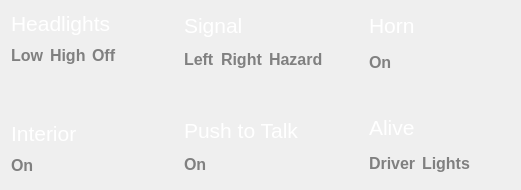
       <widget class="QWidget" name="block0" native="true">
        <property name="sizePolicy">
         <sizepolicy hsizetype="Preferred" vsizetype="Fixed">
          <horstretch>0</horstretch>
          <verstretch>0</verstretch>
         </sizepolicy>
        </property>
        <property name="minimumSize">
         <size>
          <width>0</width>
          <height>190</height>
         </size>
        </property>
        <property name="maximumSize">
         <size>
          <width>16777215</width>
          <height>1000</height>
         </size>
        </property>
        <property name="styleSheet">
         <string notr="true">QWidget#block0{
background-color: rgba(85, 87, 83,160);
border-radius: 10px;
}</string>
        </property>
        <layout class="QHBoxLayout" name="horizontalLayout_15">
         <item>
          <layout class="QHBoxLayout" name="horizontalLayout">
           <item>
            <layout class="QVBoxLayout" name="verticalLayout_2">
             <item>
              <layout class="QHBoxLayout" name="horizontalLayout_18">
               <item>
                <widget class="QLabel" name="headightsLabel">
                 <property name="font">
                  <font>
                   <pointsize>11</pointsize>
                  </font>
                 </property>
                 <property name="styleSheet">
                  <string notr="true">color: white;</string>
                 </property>
                 <property name="text">
                  <string>&lt;html&gt;&lt;head/&gt;&lt;body&gt;&lt;p&gt;&lt;span style=&quot; font-size:16pt; &quot;&gt;Headlights &lt;/span&gt;&lt;/p&gt;&lt;/body&gt;&lt;/html&gt;</string>
                 </property>
                </widget>
               </item>
              </layout>
             </item>
             <item>
              <layout class="QHBoxLayout" name="horizontalLayout_2">
               <item>
                <widget class="QLabel" name="lowHeadlightsLabel">
                 <property name="font">
                  <font>
                   <pointsize>9</pointsize>
                  </font>
                 </property>
                 <property name="styleSheet">
                  <string notr="true">color: grey;
</string>
                 </property>
                 <property name="text">
                  <string>&lt;html&gt;&lt;head/&gt;&lt;body&gt;&lt;p&gt;&lt;span style=&quot; font-size:12pt; font-weight:600;&quot;&gt;Low&lt;/span&gt;&lt;/p&gt;&lt;/body&gt;&lt;/html&gt;</string>
                 </property>
                </widget>
               </item>
               <item>
                <widget class="QLabel" name="highHeadlightsLabel">
                 <property name="font">
                  <font>
                   <pointsize>9</pointsize>
                  </font>
                 </property>
                 <property name="styleSheet">
                  <string notr="true">color: grey;</string>
                 </property>
                 <property name="text">
                  <string>&lt;html&gt;&lt;head/&gt;&lt;body&gt;&lt;p&gt;&lt;span style=&quot; font-size:12pt; font-weight:600;&quot;&gt;High&lt;/span&gt;&lt;/p&gt;&lt;/body&gt;&lt;/html&gt;</string>
                 </property>
                </widget>
               </item>
               <item>
                <widget class="QLabel" name="lightsOff">
                 <property name="styleSheet">
                  <string notr="true">color: grey;</string>
                 </property>
                 <property name="text">
                  <string>&lt;html&gt;&lt;head/&gt;&lt;body&gt;&lt;p&gt;&lt;span style=&quot; font-size:12pt; font-weight:600;&quot;&gt;Off&lt;/span&gt;&lt;/p&gt;&lt;/body&gt;&lt;/html&gt;</string>
                 </property>
                </widget>
               </item>
               <item>
                <spacer name="horizontalSpacer_2">
                 <property name="orientation">
                  <enum>Qt::Horizontal</enum>
                 </property>
                 <property name="sizeType">
                  <enum>QSizePolicy::Fixed</enum>
                 </property>
                 <property name="sizeHint" stdset="0">
                  <size>
                   <width>61</width>
                   <height>20</height>
                  </size>
                 </property>
                </spacer>
               </item>
              </layout>
             </item>
             <item>
              <layout class="QHBoxLayout" name="horizontalLayout_17">
               <item>
                <widget class="QLabel" name="lowBeamLabel">
                 <property name="sizePolicy">
                  <sizepolicy hsizetype="Fixed" vsizetype="Fixed">
                   <horstretch>200</horstretch>
                   <verstretch>0</verstretch>
                  </sizepolicy>
                 </property>
                 <property name="minimumSize">
                  <size>
                   <width>40</width>
                   <height>40</height>
                  </size>
                 </property>
                 <property name="styleSheet">
                  <string notr="true">image: url(:/Resources/LowHeadlightOff.png);</string>
                 </property>
                 <property name="text">
                  <string/>
                 </property>
                </widget>
               </item>
               <item>
                <widget class="QLabel" name="highBeamlabel">
                 <property name="minimumSize">
                  <size>
                   <width>40</width>
                   <height>40</height>
                  </size>
                 </property>
                 <property name="styleSheet">
                  <string notr="true">image: url(:/Resources/HighHeadlightOff.png);</string>
                 </property>
                 <property name="text">
                  <string/>
                 </property>
                </widget>
               </item>
               <item>
                <spacer name="horizontalSpacer_8">
                 <property name="orientation">
                  <enum>Qt::Horizontal</enum>
                 </property>
                 <property name="sizeHint" stdset="0">
                  <size>
                   <width>40</width>
                   <height>20</height>
                  </size>
                 </property>
                </spacer>
               </item>
              </layout>
             </item>
             <item>
              <layout class="QHBoxLayout" name="horizontalLayout_24">
               <item>
                <widget class="QLabel" name="interiorLabel">
                 <property name="font">
                  <font>
                   <pointsize>11</pointsize>
                  </font>
                 </property>
                 <property name="styleSheet">
                  <string notr="true">color: white;</string>
                 </property>
                 <property name="text">
                  <string>&lt;html&gt;&lt;head/&gt;&lt;body&gt;&lt;p&gt;&lt;span style=&quot; font-size:16pt; &quot;&gt;Interior&lt;/span&gt;&lt;/p&gt;&lt;/body&gt;&lt;/html&gt;</string>
                 </property>
                </widget>
               </item>
              </layout>
             </item>
             <item>
              <layout class="QHBoxLayout" name="horizontalLayout_6">
               <item>
                <widget class="QLabel" name="interiorOnLabel">
                 <property name="font">
                  <font>
                   <pointsize>9</pointsize>
                  </font>
                 </property>
                 <property name="styleSheet">
                  <string notr="true">color: grey;</string>
                 </property>
                 <property name="text">
                  <string>&lt;html&gt;&lt;head/&gt;&lt;body&gt;&lt;p&gt;&lt;span style=&quot; font-size:12pt; font-weight:600;&quot;&gt;On&lt;/span&gt;&lt;/p&gt;&lt;/body&gt;&lt;/html&gt;</string>
                 </property>
                </widget>
               </item>
               <item>
                <spacer name="horizontalSpacer_22">
                 <property name="orientation">
                  <enum>Qt::Horizontal</enum>
                 </property>
                 <property name="sizeHint" stdset="0">
                  <size>
                   <width>40</width>
                   <height>20</height>
                  </size>
                 </property>
                </spacer>
               </item>
              </layout>
             </item>
            </layout>
           </item>
           <item>
            <layout class="QVBoxLayout" name="verticalLayout_3">
             <item>
              <layout class="QHBoxLayout" name="horizontalLayout_20">
               <item>
                <widget class="QLabel" name="signalLabel">
                 <property name="font">
                  <font>
                   <pointsize>11</pointsize>
                  </font>
                 </property>
                 <property name="styleSheet">
                  <string notr="true">color: white;
</string>
                 </property>
                 <property name="text">
                  <string>&lt;html&gt;&lt;head/&gt;&lt;body&gt;&lt;p&gt;&lt;span style=&quot; font-size:16pt; &quot;&gt;Signal&lt;/span&gt;&lt;/p&gt;&lt;/body&gt;&lt;/html&gt;</string>
                 </property>
                </widget>
               </item>
              </layout>
             </item>
             <item>
              <layout class="QHBoxLayout" name="horizontalLayout_7">
               <item>
                <widget class="QLabel" name="leftSignalLabel">
                 <property name="font">
                  <font>
                   <pointsize>9</pointsize>
                  </font>
                 </property>
                 <property name="styleSheet">
                  <string notr="true">color: grey;</string>
                 </property>
                 <property name="text">
                  <string>&lt;html&gt;&lt;head/&gt;&lt;body&gt;&lt;p&gt;&lt;span style=&quot; font-size:12pt; font-weight:600;&quot;&gt;Left&lt;/span&gt;&lt;/p&gt;&lt;/body&gt;&lt;/html&gt;</string>
                 </property>
                </widget>
               </item>
               <item>
                <widget class="QLabel" name="rightSignalLabel">
                 <property name="font">
                  <font>
                   <pointsize>9</pointsize>
                  </font>
                 </property>
                 <property name="styleSheet">
                  <string notr="true">color: grey;</string>
                 </property>
                 <property name="text">
                  <string>&lt;html&gt;&lt;head/&gt;&lt;body&gt;&lt;p&gt;&lt;span style=&quot; font-size:12pt; font-weight:600;&quot;&gt;Right&lt;/span&gt;&lt;/p&gt;&lt;/body&gt;&lt;/html&gt;</string>
                 </property>
                </widget>
               </item>
               <item>
                <widget class="QLabel" name="hazardOnLabel">
                 <property name="font">
                  <font>
                   <pointsize>9</pointsize>
                  </font>
                 </property>
                 <property name="styleSheet">
                  <string notr="true">color: grey;</string>
                 </property>
                 <property name="text">
                  <string>&lt;html&gt;&lt;head/&gt;&lt;body&gt;&lt;p&gt;&lt;span style=&quot; font-size:12pt; font-weight:600;&quot;&gt;Hazard&lt;/span&gt;&lt;/p&gt;&lt;/body&gt;&lt;/html&gt;</string>
                 </property>
                </widget>
               </item>
               <item>
                <spacer name="horizontalSpacer_3">
                 <property name="orientation">
                  <enum>Qt::Horizontal</enum>
                 </property>
                 <property name="sizeHint" stdset="0">
                  <size>
                   <width>40</width>
                   <height>20</height>
                  </size>
                 </property>
                </spacer>
               </item>
              </layout>
             </item>
             <item>
              <layout class="QHBoxLayout" name="horizontalLayout_19">
               <item>
                <widget class="QLabel" name="LeftSignalActiveLabel">
                 <property name="sizePolicy">
                  <sizepolicy hsizetype="Minimum" vsizetype="Minimum">
                   <horstretch>0</horstretch>
                   <verstretch>0</verstretch>
                  </sizepolicy>
                 </property>
                 <property name="minimumSize">
                  <size>
                   <width>30</width>
                   <height>30</height>
                  </size>
                 </property>
                 <property name="maximumSize">
                  <size>
                   <width>30</width>
                   <height>30</height>
                  </size>
                 </property>
                 <property name="styleSheet">
                  <string notr="true">image: url(:/Resources/TurnSignalLeftOff.png);</string>
                 </property>
                 <property name="text">
                  <string/>
                 </property>
                </widget>
               </item>
               <item>
                <spacer name="horizontalSpacer_10">
                 <property name="orientation">
                  <enum>Qt::Horizontal</enum>
                 </property>
                 <property name="sizeType">
                  <enum>QSizePolicy::Fixed</enum>
                 </property>
                 <property name="sizeHint" stdset="0">
                  <size>
                   <width>10</width>
                   <height>20</height>
                  </size>
                 </property>
                </spacer>
               </item>
               <item>
                <widget class="QLabel" name="RightSignalActiveLabel">
                 <property name="minimumSize">
                  <size>
                   <width>30</width>
                   <height>30</height>
                  </size>
                 </property>
                 <property name="styleSheet">
                  <string notr="true">image: url(:/Resources/TurnSignalRightOff.png);</string>
                 </property>
                 <property name="text">
                  <string/>
                 </property>
                </widget>
               </item>
               <item>
                <spacer name="horizontalSpacer_9">
                 <property name="orientation">
                  <enum>Qt::Horizontal</enum>
                 </property>
                 <property name="sizeHint" stdset="0">
                  <size>
                   <width>40</width>
                   <height>20</height>
                  </size>
                 </property>
                </spacer>
               </item>
              </layout>
             </item>
             <item>
              <layout class="QHBoxLayout" name="horizontalLayout_22">
               <item>
                <widget class="QLabel" name="pushToTalkLabel">
                 <property name="font">
                  <font>
                   <pointsize>11</pointsize>
                  </font>
                 </property>
                 <property name="styleSheet">
                  <string notr="true">color: white;</string>
                 </property>
                 <property name="text">
                  <string>&lt;html&gt;&lt;head/&gt;&lt;body&gt;&lt;p&gt;&lt;span style=&quot; font-size:16pt; &quot;&gt;Push to Talk&lt;/span&gt;&lt;/p&gt;&lt;/body&gt;&lt;/html&gt;</string>
                 </property>
                </widget>
               </item>
              </layout>
             </item>
             <item>
              <layout class="QHBoxLayout" name="horizontalLayout_8">
               <item>
                <widget class="QLabel" name="pushToTalkOnLabel">
                 <property name="font">
                  <font>
                   <pointsize>9</pointsize>
                  </font>
                 </property>
                 <property name="styleSheet">
                  <string notr="true">color: grey;</string>
                 </property>
                 <property name="text">
                  <string>&lt;html&gt;&lt;head/&gt;&lt;body&gt;&lt;p&gt;&lt;span style=&quot; font-size:12pt; font-weight:600;&quot;&gt;On&lt;/span&gt;&lt;/p&gt;&lt;/body&gt;&lt;/html&gt;</string>
                 </property>
                </widget>
               </item>
               <item>
                <spacer name="horizontalSpacer_24">
                 <property name="orientation">
                  <enum>Qt::Horizontal</enum>
                 </property>
                 <property name="sizeHint" stdset="0">
                  <size>
                   <width>40</width>
                   <height>20</height>
                  </size>
                 </property>
                </spacer>
               </item>
              </layout>
             </item>
            </layout>
           </item>
           <item>
            <layout class="QVBoxLayout" name="verticalLayout_4">
             <item>
              <layout class="QHBoxLayout" name="horizontalLayout_21">
               <item>
                <widget class="QLabel" name="hornLabel">
                 <property name="styleSheet">
                  <string notr="true">color: white;</string>
                 </property>
                 <property name="text">
                  <string>&lt;html&gt;&lt;head/&gt;&lt;body&gt;&lt;p&gt;&lt;span style=&quot; font-size:16pt; &quot;&gt;Horn&lt;/span&gt;&lt;/p&gt;&lt;/body&gt;&lt;/html&gt;</string>
                 </property>
                </widget>
               </item>
              </layout>
             </item>
             <item>
              <layout class="QHBoxLayout" name="horizontalLayout_9">
               <item>
                <widget class="QLabel" name="hornOnLabel">
                 <property name="font">
                  <font>
                   <pointsize>9</pointsize>
                  </font>
                 </property>
                 <property name="styleSheet">
                  <string notr="true">color: grey;</string>
                 </property>
                 <property name="text">
                  <string>&lt;html&gt;&lt;head/&gt;&lt;body&gt;&lt;p&gt;&lt;span style=&quot; font-size:12pt; font-weight:600;&quot;&gt;On&lt;/span&gt;&lt;/p&gt;&lt;/body&gt;&lt;/html&gt;</string>
                 </property>
                </widget>
               </item>
               <item>
                <spacer name="horizontalSpacer_4">
                 <property name="orientation">
                  <enum>Qt::Horizontal</enum>
                 </property>
                 <property name="sizeHint" stdset="0">
                  <size>
                   <width>40</width>
                   <height>20</height>
                  </size>
                 </property>
                </spacer>
               </item>
              </layout>
             </item>
             <item>
              <spacer name="verticalSpacer">
               <property name="orientation">
                <enum>Qt::Vertical</enum>
               </property>
               <property name="sizeType">
                <enum>QSizePolicy::Fixed</enum>
               </property>
               <property name="sizeHint" stdset="0">
                <size>
                 <width>20</width>
                 <height>29</height>
                </size>
               </property>
              </spacer>
             </item>
             <item>
              <layout class="QHBoxLayout" name="horizontalLayout_25">
               <item>
                <widget class="QLabel" name="label_28">
                 <property name="styleSheet">
                  <string notr="true">color: white;</string>
                 </property>
                 <property name="text">
                  <string>&lt;html&gt;&lt;head/&gt;&lt;body&gt;&lt;p&gt;&lt;span style=&quot; font-size:16pt; &quot;&gt;Alive&lt;/span&gt;&lt;/p&gt;&lt;/body&gt;&lt;/html&gt;</string>
                 </property>
                </widget>
               </item>
              </layout>
             </item>
             <item>
              <layout class="QHBoxLayout" name="horizontalLayout_31">
               <item>
                <widget class="QLabel" name="aliveIndicator">
                 <property name="styleSheet">
                  <string notr="true">color: grey;</string>
                 </property>
                 <property name="text">
                  <string>&lt;html&gt;&lt;head/&gt;&lt;body&gt;&lt;p&gt;&lt;span style=&quot; font-size:12pt; font-weight:600;&quot;&gt;Driver&lt;/span&gt;&lt;/p&gt;&lt;/body&gt;&lt;/html&gt;</string>
                 </property>
                </widget>
               </item>
               <item>
                <widget class="QLabel" name="lightsIndicator">
                 <property name="styleSheet">
                  <string notr="true">color: grey;</string>
                 </property>
                 <property name="text">
                  <string>&lt;html&gt;&lt;head/&gt;&lt;body&gt;&lt;p&gt;&lt;span style=&quot; font-size:12pt; font-weight:600;&quot;&gt;Lights&lt;/span&gt;&lt;/p&gt;&lt;/body&gt;&lt;/html&gt;</string>
                 </property>
                </widget>
               </item>
               <item>
                <spacer name="horizontalSpacer_12">
                 <property name="orientation">
                  <enum>Qt::Horizontal</enum>
                 </property>
                 <property name="sizeHint" stdset="0">
                  <size>
                   <width>40</width>
                   <height>20</height>
                  </size>
                 </property>
                </spacer>
               </item>
              </layout>
             </item>
            </layout>
           </item>
          </layout>
         </item>
        </layout>
       </widget>
